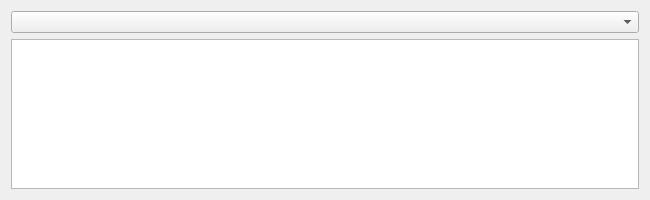
<?xml version="1.0" encoding="UTF-8"?>
<ui version="4.0">
 <class>HelpDialog</class>
 <widget class="QDialog" name="HelpDialog">
  <property name="geometry">
   <rect>
    <x>0</x>
    <y>0</y>
    <width>650</width>
    <height>200</height>
   </rect>
  </property>
  <property name="sizePolicy">
   <sizepolicy hsizetype="Fixed" vsizetype="Fixed">
    <horstretch>0</horstretch>
    <verstretch>0</verstretch>
   </sizepolicy>
  </property>
  <property name="minimumSize">
   <size>
    <width>600</width>
    <height>200</height>
   </size>
  </property>
  <property name="maximumSize">
   <size>
    <width>750</width>
    <height>450</height>
   </size>
  </property>
  <property name="windowTitle">
   <string>Help</string>
  </property>
  <property name="windowIcon">
   <iconset resource="resources.qrc">
    <normaloff>:/icons/helpSymbol.svg</normaloff>:/icons/helpSymbol.svg</iconset>
  </property>
  <layout class="QGridLayout" name="gridLayout">
   <item row="0" column="0">
    <layout class="QVBoxLayout" name="verticalLayout">
     <item>
      <widget class="QComboBox" name="comboBox"/>
     </item>
     <item>
      <widget class="QTextBrowser" name="textBrowser"/>
     </item>
    </layout>
   </item>
  </layout>
 </widget>
 <resources>
  <include location="resources.qrc"/>
 </resources>
 <connections/>
</ui>
